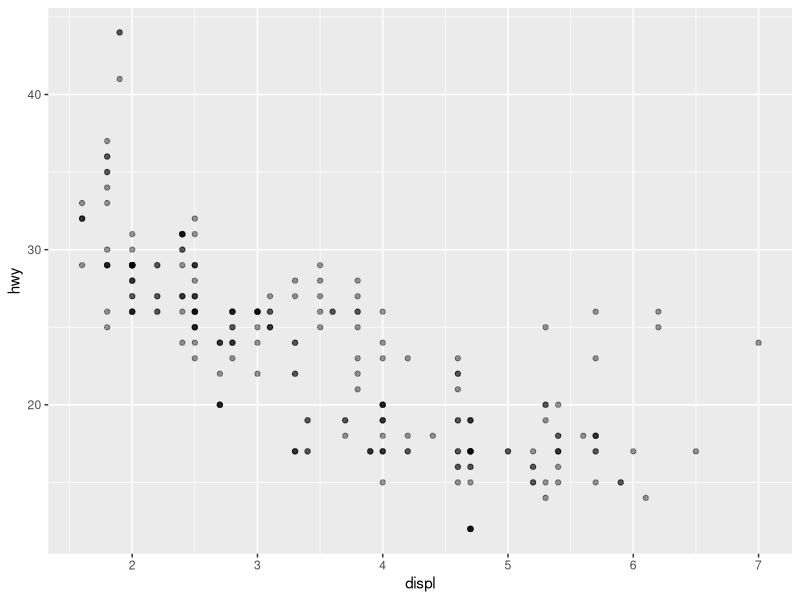
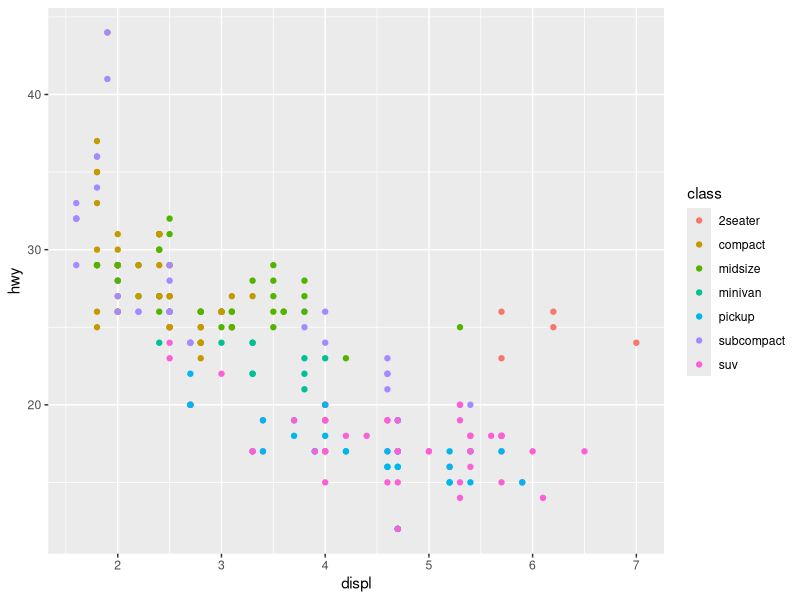
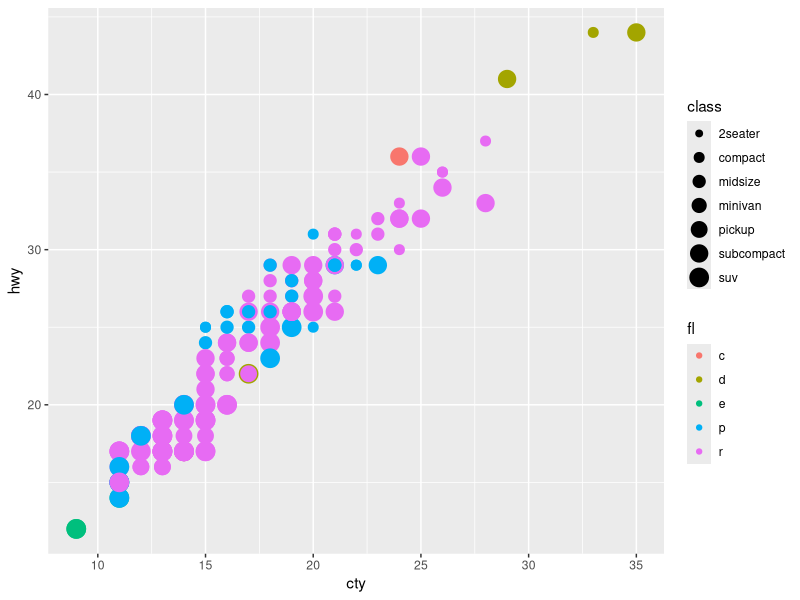
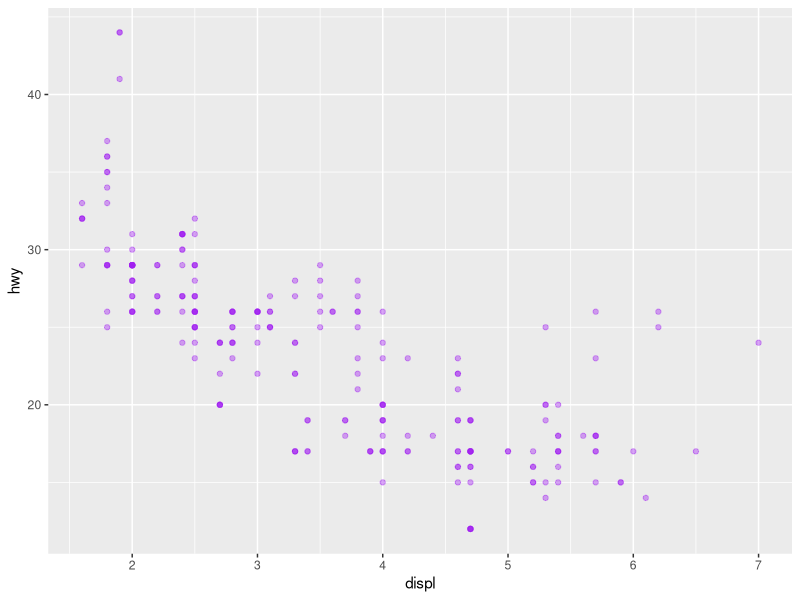

These charts were generated, in order, by the following R code:
## ---- chunk 1
library(tidyverse)
## ---- chunk 2
mpg
## ---- chunk 3
ggplot(data = mpg, mapping = aes(x = displ, y = hwy)) + 
  geom_point(alpha = 0.4)
## ---- chunk 4
ggplot(mpg, aes(x = displ, y = hwy, color = class)) +
  geom_point()
## ---- chunk 5
ggplot(mpg, aes(x = cty, y = hwy, color = fl, size = class)) +
  geom_point()
## ---- chunk 6
ggplot(mpg, aes(x = displ, y = hwy)) +
  geom_point(alpha = 0.4, color = "purple")
